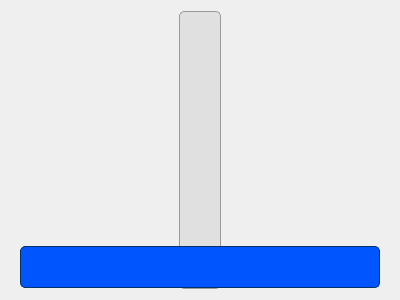
<?xml version="1.0" encoding="UTF-8"?>
<ui version="4.0">
 <class>Form</class>
 <widget class="QWidget" name="Form">
  <property name="geometry">
   <rect>
    <x>0</x>
    <y>0</y>
    <width>400</width>
    <height>300</height>
   </rect>
  </property>
  <property name="windowTitle">
   <string>Form</string>
  </property>
  <layout class="QHBoxLayout" name="horizontalLayout">
   <item>
    <layout class="QVBoxLayout" name="verticalLayout" stretch="0">
     <item>
      <widget class="QSlider" name="verticalSlider">
       <property name="sizePolicy">
        <sizepolicy hsizetype="Expanding" vsizetype="Expanding">
         <horstretch>0</horstretch>
         <verstretch>0</verstretch>
        </sizepolicy>
       </property>
       <property name="mouseTracking">
        <bool>false</bool>
       </property>
       <property name="tabletTracking">
        <bool>false</bool>
       </property>
       <property name="styleSheet">
        <string notr="true">/* 縦スライダー (verticalSlider) の設定 */

/* 1. トラック (溝) の設定 */
QSlider::groove:vertical {
    border: 1px solid #999999;
    background: #E0E0E0; /* 溝の色 (背景) */
    
    /* ★スライダー自体の太さを指定 (例: 50px) */
    width: 40px; 
    
    border-radius: 5px;
}

/* 2. ハンドル (つまみ) の設定 */
QSlider::handle:vertical {
    /* ★ユーザー指定の色をつまみの背景色に設定 */
    background-color: rgb(0, 85, 255);
    
    border: 1px solid #003366; /* 枠線 (指定色に合わせ暗くする) */
    
    /* ★つまみの高さを指定 (例: 40px) */
    height: 40px;        
    
    /* ★つまみの幅をトラックの幅 (50px) に合わせる */
    width: 50px;         
    
    /* ★マージンを0に設定 */
    margin: 0 -160px;       
    
    border-radius: 5px;
}

/* (オプション) つまみを押したときの色 */
QSlider::handle:vertical:pressed {
    /* 指定された色より少し暗い色 */
    background-color: rgb(0, 65, 205);
}
</string>
       </property>
       <property name="maximum">
        <number>100</number>
       </property>
       <property name="orientation">
        <enum>Qt::Vertical</enum>
       </property>
      </widget>
     </item>
    </layout>
   </item>
  </layout>
 </widget>
 <resources/>
 <connections/>
</ui>
